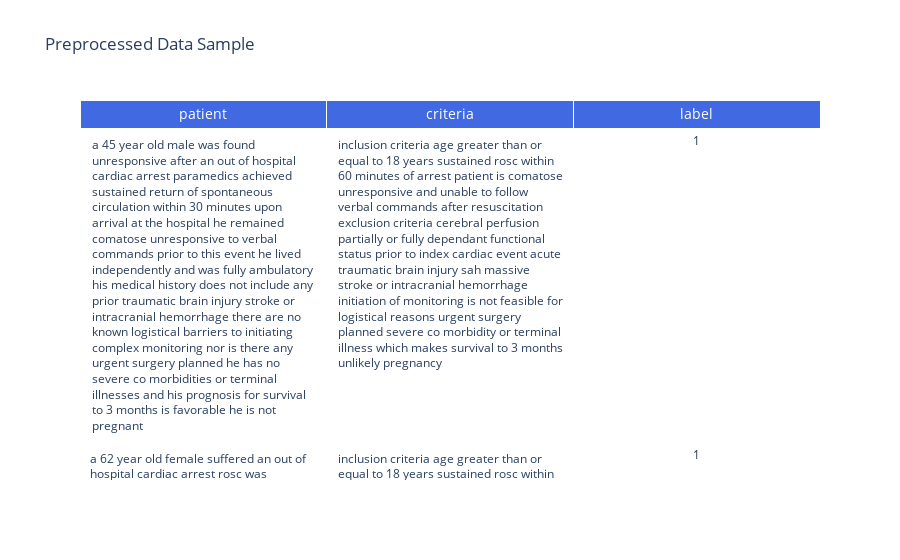

The cell this chart's notebook holds for it:
### Code cell
import plotly.graph_objects as go

table_df = df.iloc[:,:-1].head(3)

fig = go.Figure(
    data=[go.Table(
        header=dict(values=list(table_df.columns),
                    fill_color='royalblue',
                    font=dict(color='white', size=14),
                    align='center'),
        cells=dict(values=[table_df[col] for col in table_df.columns],
                   fill_color='white',
                   align='center')
    )]
)

fig.update_layout(title="Preprocessed Data Sample")
fig.show()

### Figure 1 — Plotly figure (JSON) as saved in the notebook; plotly's stock layout.template omitted (floating-point values rounded to 4 significant figures)
{"data": [{"cells": {"align": "center", "fill": {"color": "white"}, "values": [["a 45 year old male was found unresponsive after an out of hospital cardiac arrest paramedics achieved sustained return of spontaneous circulation within 30 minutes upon arrival at the hospital he remained comatose unresponsive to verbal commands prior to this event he lived independently and was fully ambulatory his medical history does not include any prior traumatic brain injury stroke or intracranial hemorrhage there are no known logistical barriers to initiating complex monitoring nor is there any urgent surgery planned he has no severe co morbidities or terminal illnesses and his prognosis for survival to 3 months is favorable he is not pregnant", "a 62 year old female suffered an out of hospital cardiac arrest rosc was sustained within 45 minutes of the event post resuscitation she was deeply comatose showing no response to spoken words she was completely independent in her daily activities before the arrest her chart reveals no history of acute brain injury subarachnoid hemorrhage massive stroke or intracranial bleed all necessary monitoring equipment is readily available and there are no immediate surgical needs she is not known to have any severe or terminal illnesses that would limit her short term survival pregnancy status is negative", "an 18 year old male experienced an out of hospital cardiac arrest rosc was achieved and sustained within 15 minutes after resuscitation he remained unresponsive and unable to follow verbal commands he lived an active independent life prior to the arrest there is no indication of traumatic brain injury sah major stroke or intracranial hemorrhage the facility is equipped for immediate monitoring and no urgent surgical procedures are on the schedule he has no underlying conditions that would impede survival to 3 months pregnancy is not applicable"], ["inclusion criteria age greater than or equal to 18 years sustained rosc within 60 minutes of arrest patient is comatose unresponsive and unable to follow verbal commands after resuscitation exclusion criteria cerebral perfusion partially or fully dependant functional status prior to index cardiac event acute traumatic brain injury sah massive stroke or intracranial hemorrhage initiation of monitoring is not feasible for logistical reasons urgent surgery planned severe co morbidity or terminal illness which makes survival to 3 months unlikely pregnancy", "inclusion criteria age greater than or equal to 18 years sustained rosc within 60 minutes of arrest patient is comatose unresponsive and unable to follow verbal commands after resuscitation exclusion criteria cerebral perfusion partially or fully dependant functional status prior to index cardiac event acute traumatic brain injury sah massive stroke or intracranial hemorrhage initiation of monitoring is not feasible for logistical reasons urgent surgery planned severe co morbidity or terminal illness which makes survival to 3 months unlikely pregnancy", "inclusion criteria age greater than or equal to 18 years sustained rosc within 60 minutes of arrest patient is comatose unresponsive and unable to follow verbal commands after resuscitation exclusion criteria cerebral perfusion partially or fully dependant functional status prior to index cardiac event acute traumatic brain injury sah massive stroke or intracranial hemorrhage initiation of monitoring is not feasible for logistical reasons urgent surgery planned severe co morbidity or terminal illness which makes survival to 3 months unlikely pregnancy"], [1, 1, 1]]}, "header": {"align": "center", "fill": {"color": "royalblue"}, "font": {"color": "white", "size": 14}, "values": ["patient", "criteria", "label"]}, "type": "table"}], "layout": {"title": {"text": "Preprocessed Data Sample"}}}
